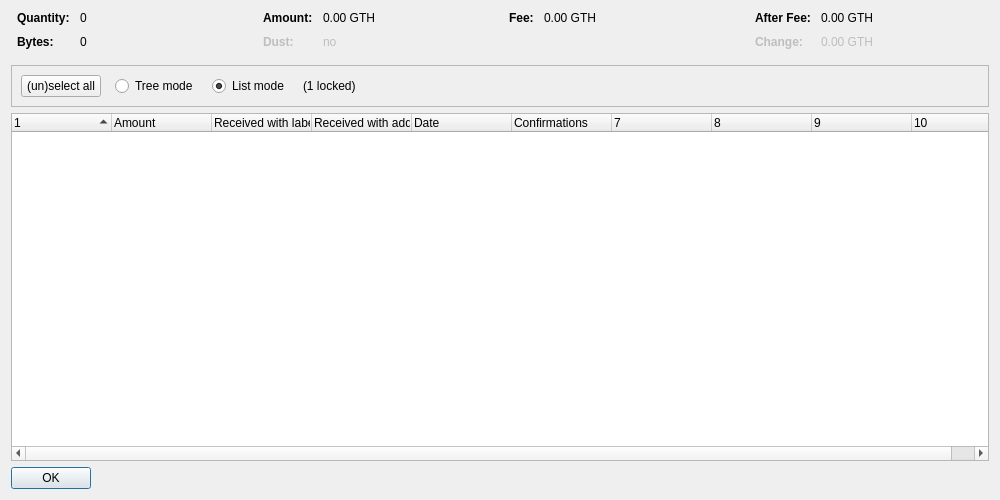
<?xml version="1.0" encoding="UTF-8"?>
<ui version="4.0">
 <class>CoinControlDialog</class>
 <widget class="QDialog" name="CoinControlDialog">
  <property name="geometry">
   <rect>
    <x>0</x>
    <y>0</y>
    <width>1000</width>
    <height>500</height>
   </rect>
  </property>
  <property name="windowTitle">
   <string>Coin Selection</string>
  </property>
  <layout class="QVBoxLayout" name="verticalLayout">
   <item>
    <layout class="QHBoxLayout" name="horizontalLayoutTop" stretch="0,0,0,0">
     <property name="topMargin">
      <number>0</number>
     </property>
     <property name="bottomMargin">
      <number>10</number>
     </property>
     <item>
      <layout class="QFormLayout" name="formLayoutCoinControl1">
       <property name="horizontalSpacing">
        <number>10</number>
       </property>
       <property name="verticalSpacing">
        <number>10</number>
       </property>
       <property name="leftMargin">
        <number>6</number>
       </property>
       <property name="rightMargin">
        <number>6</number>
       </property>
       <item row="0" column="0">
        <widget class="QLabel" name="labelCoinControlQuantityText">
         <property name="font">
          <font>
           <weight>75</weight>
           <bold>true</bold>
          </font>
         </property>
         <property name="text">
          <string>Quantity:</string>
         </property>
        </widget>
       </item>
       <item row="0" column="1">
        <widget class="QLabel" name="labelCoinControlQuantity">
         <property name="cursor">
          <cursorShape>IBeamCursor</cursorShape>
         </property>
         <property name="contextMenuPolicy">
          <enum>Qt::ActionsContextMenu</enum>
         </property>
         <property name="text">
          <string notr="true">0</string>
         </property>
         <property name="textInteractionFlags">
          <set>Qt::LinksAccessibleByMouse|Qt::TextSelectableByKeyboard|Qt::TextSelectableByMouse</set>
         </property>
        </widget>
       </item>
       <item row="1" column="0">
        <widget class="QLabel" name="labelCoinControlBytesText">
         <property name="font">
          <font>
           <weight>75</weight>
           <bold>true</bold>
          </font>
         </property>
         <property name="text">
          <string>Bytes:</string>
         </property>
        </widget>
       </item>
       <item row="1" column="1">
        <widget class="QLabel" name="labelCoinControlBytes">
         <property name="cursor">
          <cursorShape>IBeamCursor</cursorShape>
         </property>
         <property name="contextMenuPolicy">
          <enum>Qt::ActionsContextMenu</enum>
         </property>
         <property name="text">
          <string notr="true">0</string>
         </property>
         <property name="textInteractionFlags">
          <set>Qt::LinksAccessibleByMouse|Qt::TextSelectableByKeyboard|Qt::TextSelectableByMouse</set>
         </property>
        </widget>
       </item>
      </layout>
     </item>
     <item>
      <layout class="QFormLayout" name="formLayoutCoinControl2">
       <property name="horizontalSpacing">
        <number>10</number>
       </property>
       <property name="verticalSpacing">
        <number>10</number>
       </property>
       <property name="leftMargin">
        <number>6</number>
       </property>
       <property name="rightMargin">
        <number>6</number>
       </property>
       <item row="0" column="0">
        <widget class="QLabel" name="labelCoinControlAmountText">
         <property name="font">
          <font>
           <weight>75</weight>
           <bold>true</bold>
          </font>
         </property>
         <property name="text">
          <string>Amount:</string>
         </property>
        </widget>
       </item>
       <item row="0" column="1">
        <widget class="QLabel" name="labelCoinControlAmount">
         <property name="cursor">
          <cursorShape>IBeamCursor</cursorShape>
         </property>
         <property name="contextMenuPolicy">
          <enum>Qt::ActionsContextMenu</enum>
         </property>
         <property name="text">
          <string notr="true">0.00 GTH</string>
         </property>
         <property name="textInteractionFlags">
          <set>Qt::LinksAccessibleByMouse|Qt::TextSelectableByKeyboard|Qt::TextSelectableByMouse</set>
         </property>
        </widget>
       </item>
       <item row="1" column="0">
        <widget class="QLabel" name="labelCoinControlLowOutputText">
         <property name="enabled">
          <bool>false</bool>
         </property>
         <property name="font">
          <font>
           <weight>75</weight>
           <bold>true</bold>
          </font>
         </property>
         <property name="text">
          <string>Dust:</string>
         </property>
        </widget>
       </item>
       <item row="1" column="1">
        <widget class="QLabel" name="labelCoinControlLowOutput">
         <property name="enabled">
          <bool>false</bool>
         </property>
         <property name="cursor">
          <cursorShape>IBeamCursor</cursorShape>
         </property>
         <property name="contextMenuPolicy">
          <enum>Qt::ActionsContextMenu</enum>
         </property>
         <property name="text">
          <string notr="true">no</string>
         </property>
         <property name="textInteractionFlags">
          <set>Qt::LinksAccessibleByMouse|Qt::TextSelectableByKeyboard|Qt::TextSelectableByMouse</set>
         </property>
        </widget>
       </item>
      </layout>
     </item>
     <item>
      <layout class="QFormLayout" name="formLayoutCoinControl3">
       <property name="horizontalSpacing">
        <number>10</number>
       </property>
       <property name="verticalSpacing">
        <number>10</number>
       </property>
       <property name="leftMargin">
        <number>6</number>
       </property>
       <property name="rightMargin">
        <number>6</number>
       </property>
       <item row="0" column="0">
        <widget class="QLabel" name="labelCoinControlFeeText">
         <property name="font">
          <font>
           <weight>75</weight>
           <bold>true</bold>
          </font>
         </property>
         <property name="text">
          <string>Fee:</string>
         </property>
        </widget>
       </item>
       <item row="0" column="1">
        <widget class="QLabel" name="labelCoinControlFee">
         <property name="cursor">
          <cursorShape>IBeamCursor</cursorShape>
         </property>
         <property name="contextMenuPolicy">
          <enum>Qt::ActionsContextMenu</enum>
         </property>
         <property name="text">
          <string notr="true">0.00 GTH</string>
         </property>
         <property name="textInteractionFlags">
          <set>Qt::LinksAccessibleByMouse|Qt::TextSelectableByKeyboard|Qt::TextSelectableByMouse</set>
         </property>
        </widget>
       </item>
      </layout>
     </item>
     <item>
      <layout class="QFormLayout" name="formLayoutCoinControl4">
       <property name="horizontalSpacing">
        <number>10</number>
       </property>
       <property name="verticalSpacing">
        <number>10</number>
       </property>
       <property name="leftMargin">
        <number>6</number>
       </property>
       <property name="rightMargin">
        <number>6</number>
       </property>
       <item row="0" column="0">
        <widget class="QLabel" name="labelCoinControlAfterFeeText">
         <property name="font">
          <font>
           <weight>75</weight>
           <bold>true</bold>
          </font>
         </property>
         <property name="text">
          <string>After Fee:</string>
         </property>
        </widget>
       </item>
       <item row="0" column="1">
        <widget class="QLabel" name="labelCoinControlAfterFee">
         <property name="cursor">
          <cursorShape>IBeamCursor</cursorShape>
         </property>
         <property name="contextMenuPolicy">
          <enum>Qt::ActionsContextMenu</enum>
         </property>
         <property name="text">
          <string notr="true">0.00 GTH</string>
         </property>
         <property name="textInteractionFlags">
          <set>Qt::LinksAccessibleByMouse|Qt::TextSelectableByKeyboard|Qt::TextSelectableByMouse</set>
         </property>
        </widget>
       </item>
       <item row="1" column="0">
        <widget class="QLabel" name="labelCoinControlChangeText">
         <property name="enabled">
          <bool>false</bool>
         </property>
         <property name="font">
          <font>
           <weight>75</weight>
           <bold>true</bold>
          </font>
         </property>
         <property name="text">
          <string>Change:</string>
         </property>
        </widget>
       </item>
       <item row="1" column="1">
        <widget class="QLabel" name="labelCoinControlChange">
         <property name="enabled">
          <bool>false</bool>
         </property>
         <property name="cursor">
          <cursorShape>IBeamCursor</cursorShape>
         </property>
         <property name="contextMenuPolicy">
          <enum>Qt::ActionsContextMenu</enum>
         </property>
         <property name="text">
          <string notr="true">0.00 GTH</string>
         </property>
         <property name="textInteractionFlags">
          <set>Qt::LinksAccessibleByMouse|Qt::TextSelectableByKeyboard|Qt::TextSelectableByMouse</set>
         </property>
        </widget>
       </item>
      </layout>
     </item>
    </layout>
   </item>
   <item>
    <widget class="QFrame" name="frame">
     <property name="minimumSize">
      <size>
       <width>0</width>
       <height>40</height>
      </size>
     </property>
     <property name="frameShape">
      <enum>QFrame::StyledPanel</enum>
     </property>
     <property name="frameShadow">
      <enum>QFrame::Sunken</enum>
     </property>
     <layout class="QHBoxLayout" name="horizontalLayout">
      <item>
       <layout class="QHBoxLayout" name="horizontalLayoutPanel" stretch="0,0,0,0,0">
        <property name="spacing">
         <number>14</number>
        </property>
        <item>
         <widget class="QPushButton" name="pushButtonSelectAll">
          <property name="sizePolicy">
           <sizepolicy hsizetype="Maximum" vsizetype="Fixed">
            <horstretch>0</horstretch>
            <verstretch>0</verstretch>
           </sizepolicy>
          </property>
          <property name="text">
           <string>(un)select all</string>
          </property>
          <property name="autoDefault">
           <bool>false</bool>
          </property>
         </widget>
        </item>
        <item>
         <widget class="QRadioButton" name="radioTreeMode">
          <property name="sizePolicy">
           <sizepolicy hsizetype="Maximum" vsizetype="Fixed">
            <horstretch>0</horstretch>
            <verstretch>0</verstretch>
           </sizepolicy>
          </property>
          <property name="text">
           <string>Tree mode</string>
          </property>
         </widget>
        </item>
        <item>
         <widget class="QRadioButton" name="radioListMode">
          <property name="sizePolicy">
           <sizepolicy hsizetype="Maximum" vsizetype="Fixed">
            <horstretch>0</horstretch>
            <verstretch>0</verstretch>
           </sizepolicy>
          </property>
          <property name="text">
           <string>List mode</string>
          </property>
          <property name="checked">
           <bool>true</bool>
          </property>
         </widget>
        </item>
        <item>
         <widget class="QLabel" name="labelLocked">
          <property name="text">
           <string notr="true">(1 locked)</string>
          </property>
         </widget>
        </item>
        <item>
         <spacer name="horizontalSpacer">
          <property name="orientation">
           <enum>Qt::Horizontal</enum>
          </property>
          <property name="sizeHint" stdset="0">
           <size>
            <width>40</width>
            <height>20</height>
           </size>
          </property>
         </spacer>
        </item>
       </layout>
      </item>
     </layout>
    </widget>
   </item>
   <item>
    <widget class="CoinControlTreeWidget" name="treeWidget">
     <property name="contextMenuPolicy">
      <enum>Qt::CustomContextMenu</enum>
     </property>
     <property name="sortingEnabled">
      <bool>false</bool>
     </property>
     <property name="columnCount">
      <number>10</number>
     </property>
     <attribute name="headerShowSortIndicator" stdset="0">
      <bool>true</bool>
     </attribute>
     <attribute name="headerStretchLastSection">
      <bool>false</bool>
     </attribute>
     <column>
      <property name="text">
       <string/>
      </property>
     </column>
     <column>
      <property name="text">
       <string>Amount</string>
      </property>
     </column>
     <column>
      <property name="text">
       <string>Received with label</string>
      </property>
     </column>
     <column>
      <property name="text">
       <string>Received with address</string>
      </property>
     </column>
     <column>
      <property name="text">
       <string>Date</string>
      </property>
     </column>
     <column>
      <property name="text">
       <string>Confirmations</string>
      </property>
      <property name="toolTip">
       <string>Confirmed</string>
      </property>
     </column>
     <column>
      <property name="text">
       <string/>
      </property>
     </column>
     <column>
      <property name="text">
       <string/>
      </property>
     </column>
     <column>
      <property name="text">
       <string/>
      </property>
     </column>
     <column>
      <property name="text">
       <string/>
      </property>
     </column>
    </widget>
   </item>
   <item>
    <widget class="QDialogButtonBox" name="buttonBox">
     <property name="sizePolicy">
      <sizepolicy hsizetype="Maximum" vsizetype="Fixed">
       <horstretch>0</horstretch>
       <verstretch>0</verstretch>
      </sizepolicy>
     </property>
     <property name="orientation">
      <enum>Qt::Horizontal</enum>
     </property>
     <property name="standardButtons">
      <set>QDialogButtonBox::Ok</set>
     </property>
    </widget>
   </item>
  </layout>
 </widget>
 <customwidgets>
  <customwidget>
   <class>CoinControlTreeWidget</class>
   <extends>QTreeWidget</extends>
   <header>coincontroltreewidget.h</header>
  </customwidget>
 </customwidgets>
 <resources/>
 <connections/>
</ui>
